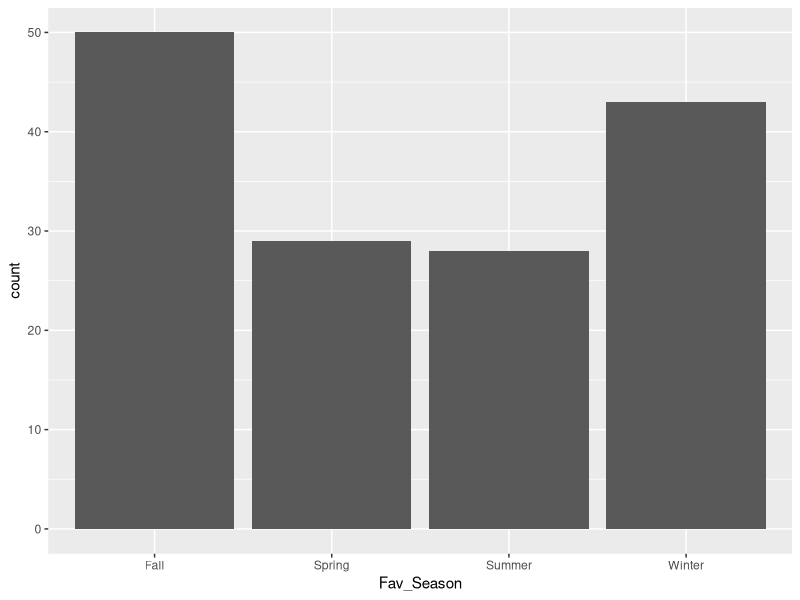
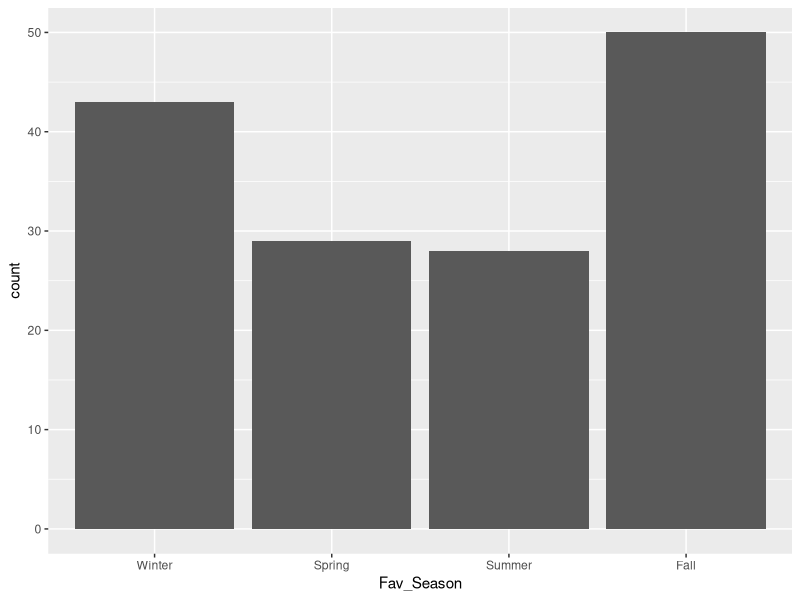
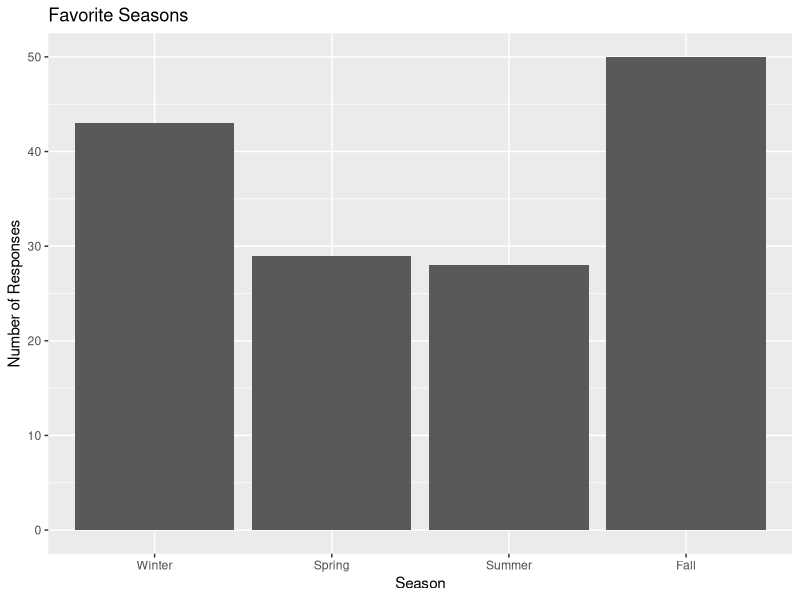
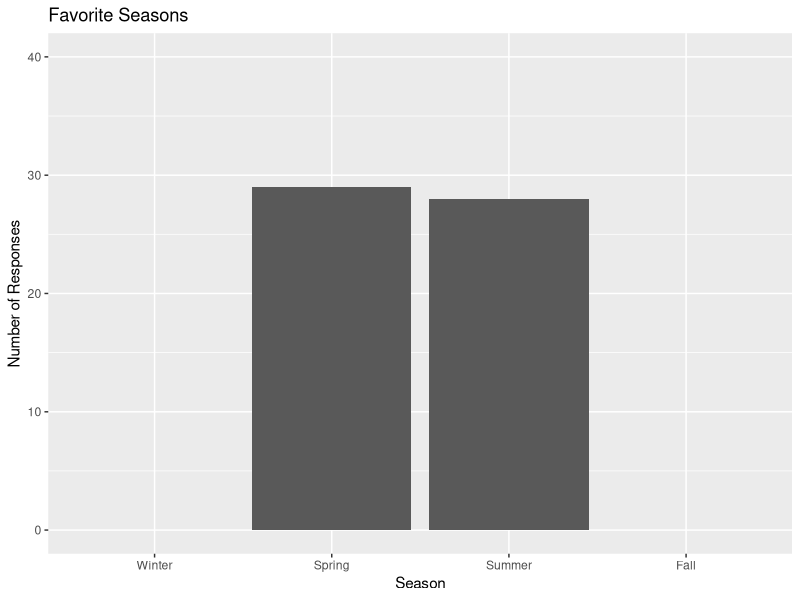
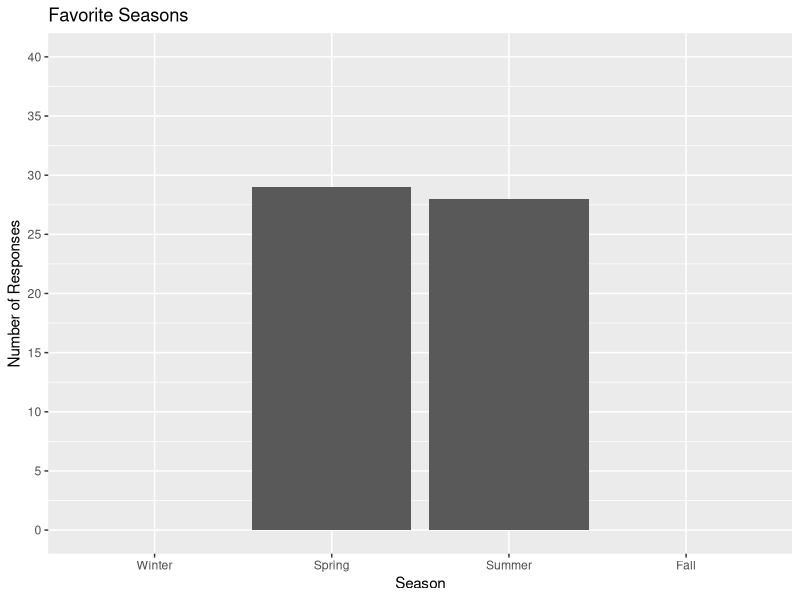
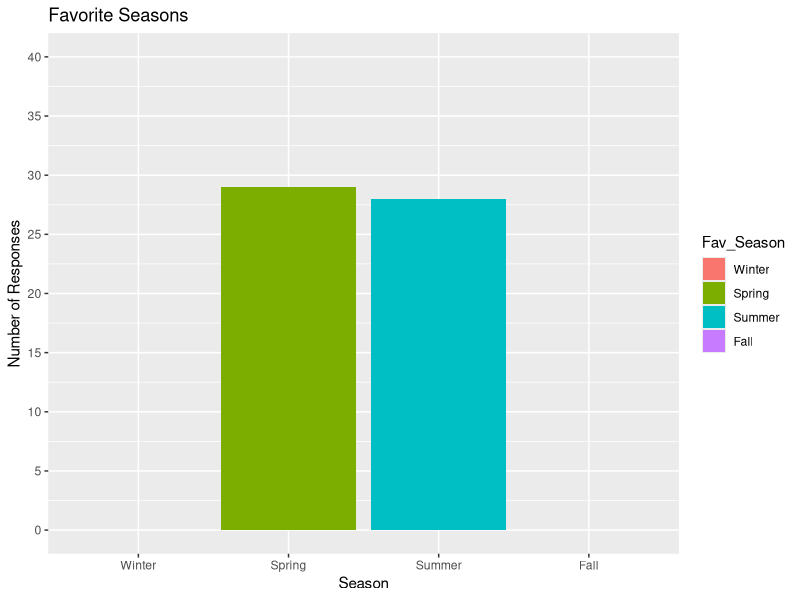
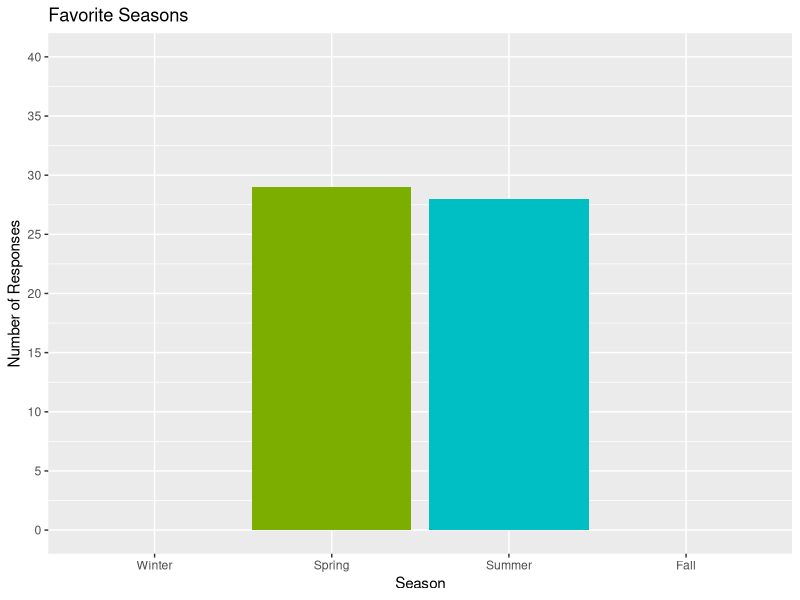

R code for these plots, in order: (Note: this script raises an error after producing the figures.)
## ---- chunk 1
knitr::opts_chunk$set(echo = TRUE)
## ---- chunk 2
#install.packages("ggplot2")
library(ggplot2)
library(tidyverse)
## ---- chunk 3

# Before we start, make sure you have coffee_data loaded. We're going to use a shortcut to turn all columns that are character vectors into factors (which is more or less what we want for this dataset). 

coffee_data <- read_csv("coffee_data.csv") %>%
  mutate(across(where(is.character), as.factor))

# Let's also rename some of the columns to be easier to work with

coffee_data <- coffee_data %>%
  rename("PID" = Participant_ID,
         "Pumpkin_Spice" = Pumpkin_Spice_Rating,
         "Fav_Season" = Favorite_Season,
         "Num_Cups" = Number_Cups_Coffee_Per_Week,
         "Location" = Geographic_Region)

# Now, let's create two dataframes: one that represents each person's coffee preferences and habits, and one that represents each person's favorite season

pumpkin_spice <- coffee_data %>%
  select(c("PID", "Pumpkin_Spice"))


season <- coffee_data %>%
  select(c("PID", "Fav_Season"))

# Now, let's join them together using what we learned two weeks ago about joining dataframes. 

plot_data <- left_join(pumpkin_spice, season)

# We now have a dataset that we're going to use to plot our data! 


## ---- chunk 4

# First, let's see how what season is the most popular. From here on out, we're going to use our plot_data dataframe. 

ggplot(plot_data, aes(x = Fav_Season)) + 
  geom_histogram(stat = "count")

# What do you notice about this plot?

plot_data <- plot_data %>%
  mutate(Fav_Season = factor(Fav_Season, levels = c("Winter", "Spring", "Summer", "Fall")))

# that's right, we needed to refactor it to put the levels in the right order!

ggplot(plot_data, aes(x = Fav_Season)) + 
  geom_histogram(stat = "count")

## ---- chunk 5

ggplot(plot_data, aes(x = Fav_Season)) + 
  geom_histogram(stat = "count") +
  labs(
    title = "Favorite Seasons",
    x = "Season",
    y = "Number of Responses"
  )


# We may also want to have an intuitive scale on the y axis. Let's change it to 0 - 40. 

ggplot(plot_data, aes(x = Fav_Season)) + 
  geom_histogram(stat = "count") +
  labs(
    title = "Favorite Seasons",
    x = "Season",
    y = "Number of Responses"
  )+
  ylim(0, 40)

# We can also change where the breaks happen in our axes. Right now, they are set to increments of 10. Let's change it to increments of 5. 

ggplot(plot_data, aes(x = Fav_Season)) + 
  geom_histogram(stat = "count") +
  labs(
    title = "Favorite Seasons",
    x = "Season",
    y = "Number of Responses"
  )+
  scale_y_continuous(limits = c(0, 40), breaks = seq(0, 50, by = 5))

  

## ---- chunk 6

# We can use fill = Fav_Season inside aes() to fill the bars based on that column.

ggplot(plot_data, aes(x = Fav_Season, fill = Fav_Season)) + 
  geom_histogram(stat = "count") +
  labs(
    title = "Favorite Seasons",
    x = "Season",
    y = "Number of Responses"
  )+
  scale_y_continuous(limits = c(0, 40), breaks = seq(0, 50, by = 5))

# This also adds a legend by default. It's a bit redundant here, so we can remove it using theme().  

ggplot(plot_data, aes(x = Fav_Season, fill = Fav_Season)) + 
  geom_histogram(stat = "count") +
  labs(
    title = "Favorite Seasons",
    x = "Season",
    y = "Number of Responses"
  )+
  scale_y_continuous(limits = c(0, 40), breaks = seq(0, 50, by = 5))+
  theme(legend.position = "none")

# It will use a default color palette if you don't tell ggplot which colors to use, but you can (and should) change the colors to be whatever you want. You can do this using scale_[fill/color]_[discrete/continuous](). 

ggplot(plot_data, aes(x = Fav_Season, fill = Fav_Season)) + 
  geom_histogram(stat = "count") +
  labs(
    title = "Favorite Seasons",
    x = "Season",
    y = "Number of Responses"
  )+
  scale_y_continuous(limits = c(0, 40), breaks = seq(0, 50, by = 5))+
  theme(legend.position = "none")+
  scale_fill_discrete(palette = "Dark2")

# Go ahead and try out other palettes (you can find them on RGraphGallery linked above). For example, there's Pastel1, Accent, and Set1. 
  
  

## ---- chunk 7

# I think it's nice to center plot titles and that's one thing you can do within theme().  

ggplot(plot_data, aes(x = Fav_Season, fill = Fav_Season)) + 
  geom_histogram(stat = "count") +
  labs(
    title = "Favorite Seasons",
    x = "Season",
    y = "Number of Responses"
  )+
  scale_y_continuous(limits = c(0, 40), breaks = seq(0, 50, by = 5))+
  theme(legend.position = "none", 
        plot.title = element_text(hjust = 0.5))+
  scale_fill_discrete(palette = "Dark2")

# Another thing that's useful that you might want to do is rotate your x axis labels especially if your labels are very long. 

ggplot(plot_data, aes(x = Fav_Season, fill = Fav_Season)) + 
  geom_histogram(stat = "count") +
  labs(
    title = "Favorite Seasons",
    x = "Season",
    y = "Number of Responses"
  )+
  scale_y_continuous(limits = c(0, 40), breaks = seq(0, 50, by = 5))+
  theme(legend.position = "none", 
        plot.title = element_text(hjust = 0.5),
        axis.text.x = element_text(angle = 45, hjust = 1, size = 10))+
  scale_fill_discrete(palette = "Dark2")


## ---- chunk 8

# One other thing we might want to plot is mean pumpkin spice ratings based on favorite season, so let's calculate that and add a column for it in our data. 

plot2_data <- plot_data %>%
  group_by(Fav_Season) %>%
  summarize(MeanRating = mean(Pumpkin_Spice))


ggplot(plot2_data, aes(x = Fav_Season, y = MeanRating, fill = Fav_Season)) + 
  geom_col(position = "dodge2") +
  labs(
    title = "Pumpkin Spice Ratings by Favorite Season",
    x = "Favorite Season",
    y = "Rating"
  ) +
  scale_fill_discrete(palette = "Dark2")+
    scale_y_continuous(limits = c(0, 10), breaks = seq(0, 10, by = 2))+
  theme(legend.position = "none", 
        plot.title = element_text(hjust = 0.5))


## ---- chunk 9

# the way to create a scatterplot in ggplot is using geom_point()
ggplot(coffee_data, aes(x = Age, y = Num_Cups)) + 
  geom_point()

# let's go ahead and spruce up this plot the way we did before
ggplot(coffee_data, aes(x = Age, y = Num_Cups)) + 
  geom_point(fill = "lightblue", color = "black", shape = 23, size = 3) +
  labs(
    title = "Number of Cups of Coffee Per Week by Age",
    x = "Age",
    y = "Number of Cups of Coffee"
  ) +
  scale_y_continuous(limits = c(0, 35), breaks = seq(0, 35, by = 5)) +
  scale_x_continuous(limits = c(18, 38), breaks = seq(18, 38, by = 5)) + 
  theme(legend.position = "none", plot.title = element_text(hjust = 0.5))


# In two weeks, we will explore some light stats, which will include for example adding 
# a regression line to a plot like this!


## ---- chunk 10

# we can also save a plot as a variable like this
plot <- ggplot(coffee_data, aes(x = Age, y = Num_Cups)) + 
  geom_point(fill = "lightblue", color = "black", shape = 23, size = 3) +
  labs(
    title = "Number of Cups of Coffee Per Week by Age",
    x = "Age",
    y = "Number of Cups of Coffee"
  ) +
  scale_y_continuous(limits = c(0, 35), breaks = seq(0, 35, by = 5)) +
  scale_x_continuous(limits = c(18, 38), breaks = seq(18, 38, by = 5)) + 
  theme(legend.position = "none", plot.title = element_text(hjust = 0.5))

# now you can call the plot using its name
plot

# or you can edit it
plot +
  theme_bw()

# try this out and try applying different themes! some options are grey, bw, linedraw, classic, minimal, void, dark, and light. the ggthemes package contains many more! themes change many things about your plots including the background, gridlines, borders, font, layout, and more. 


## ---- chunk 11

# lets try a few different options

# first, let's put the months in order for BirthMonth and the seasons in order for Season
coffee_data <- coffee_data %>%
  mutate(Fav_Season = factor(Fav_Season, levels = c("Winter", "Spring", "Summer", "Fall"))) %>%
  mutate(Location = factor(Location, levels = c("Northeast", "Southeast", "Midwest", "Southwest", "West")))
  
# and create a scatterplot
ggplot(coffee_data, aes(x = Location, y = Pumpkin_Spice, fill = Fav_Season)) + 
  geom_point(shape = 23, size = 3) +
  labs(
    title = "Pumpkin Spice Latte Rating & Favorite Season by Location",
    x = "Location",
    y = "Pupmkin Spice Rating", 
    fill = "Favorite Season"
  ) +
  theme(plot.title = element_text(hjust = 0.5), 
        axis.text.x = element_text(angle = 45, hjust = 1, size = 10)) 

# this is hard to interpret. 
# another option could be switching BirthMonth and Season, depending on which one we care more about
# we can use geom_jitter() to jitter the points slightly in case they would otherwise overlap

ggplot(coffee_data, aes(x = Location, y = Pumpkin_Spice, fill = Fav_Season)) + 
  geom_jitter(width = 0.15, size = 3) +
  labs(
    title = "Pumpkin Spice Latte Rating & Favorite Season by Location",
    x = "Location",
    y = "Pupmkin Spice Rating", 
    fill = "Favorite Season"
  ) +
  theme_classic() +
  theme(plot.title = element_text(hjust = 0.5), 
        axis.text.x = element_text(angle = 45, hjust = 1, size = 10)) 

# this plot is still kind of hard to interpret. what if we split up the data somehow?

ggplot(coffee_data, aes(x = Location, y = Pumpkin_Spice)) + 
  facet_wrap( ~ Fav_Season) + 
  geom_jitter(width = 0.15, size = 3) +
  labs(
    title = "Pumpkin Spice Latte Rating & Favorite Season by Location",
    x = "Location",
    y = "Pupmkin Spice Rating"
  ) +
  theme(plot.title = element_text(hjust = 0.5), 
        axis.text.x = element_text(angle = 45, hjust = 1, size = 10)) 

# now it's a bit easier to see! It seems like people whose favorite season is Fall or Winter rate Pumpkin Spice Lattes higher than people whose favorite season is Spring or Summer. It seems like this may also not vary much by location!

# lets save this plot to a variable in case we want to use it later (we will in about 30 seconds)

facet_plot <- ggplot(coffee_data, aes(x = Location, y = Pumpkin_Spice)) + 
  facet_wrap( ~ Fav_Season) + 
  geom_jitter(width = 0.15, size = 3) +
  labs(
    title = "Pumpkin Spice Latte Rating & Favorite Season by Location",
    x = "Location",
    y = "Pupmkin Spice Rating"
  ) +
  theme(plot.title = element_text(hjust = 0.5), 
        axis.text.x = element_text(angle = 45, hjust = 1, size = 10)) 

## ---- chunk 12

facet_plot
ggsave("facet_plot.png", width = 7, height = 4)
